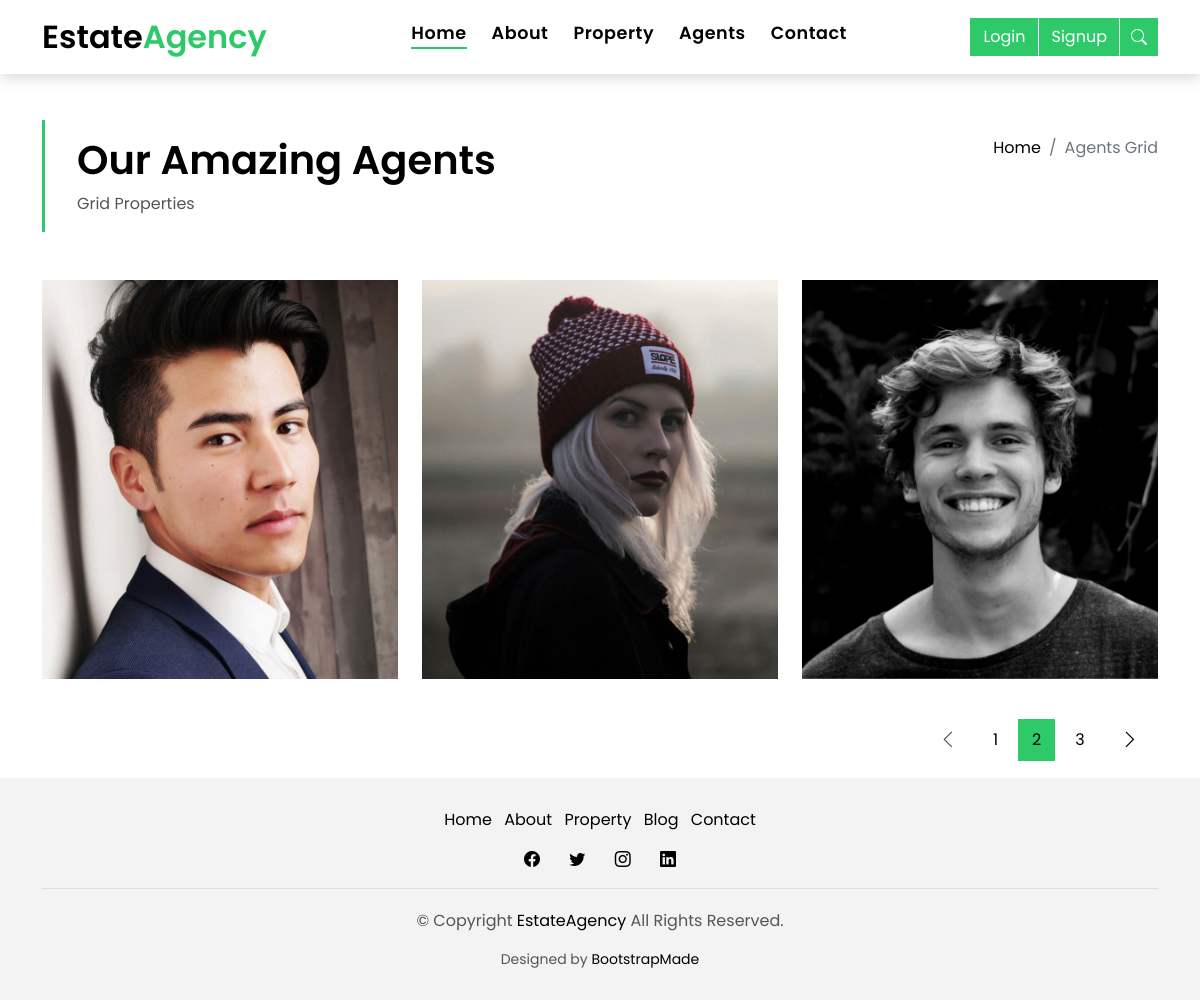
Before: /agents/ with the older database file.
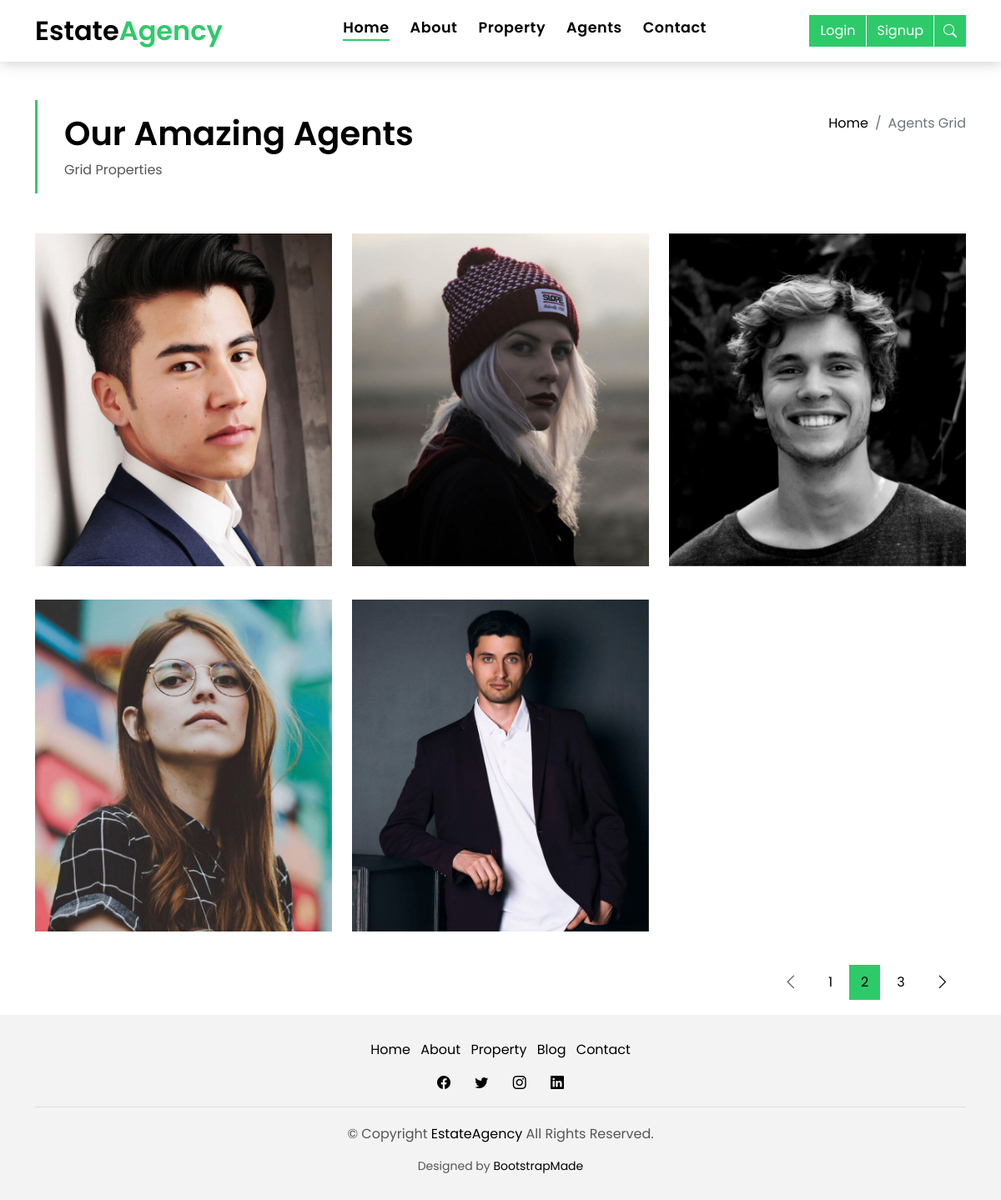
After: the same page with the newer database file.
### agents/models.py (models this page shows, shortened)
class Agent(models.Model):
    user = models.OneToOneField(
        User, on_delete=models.CASCADE, related_name='user')
    address = models.CharField(max_length=100)
    age = models.IntegerField(default=18, validators=[MinValueValidator(18)])
    bio = models.TextField()
    phone_number = models.CharField(max_length=20)
    profile_picture = models.ImageField(
        upload_to='images/profile_pictures/', null=True)
    slug = AutoSlugField(
        unique=True, always_update=True, populate_from='user')
    date_created = models.DateTimeField(auto_now_add=True)
    date_modified = models.DateTimeField(auto_now=True)
    @property
    def image_url(self):
        try:
            img = self.profile_picture.url
        except:
            img = ''
        return img

### agents/views.py (the view)
# urls.py: path('', views.agent_list_view, name='agent-list'),
def agent_list_view(request):
    agents = Agent.objects.all()
    context = {
        'agents': agents
    }
    return render(request, 'agents/agent-list.html', context)

### templates/agents/agent-list.html (shortened to what this page needs)
{% extends '../base.html' %}
{% load static %}
{% block content %}
<main id="main">
  <section class="intro-single">
    <div class="container">
      <div class="row">
        <div class="col-md-12 col-lg-8">
          <div class="title-single-box">
            <h1 class="title-single">Our Amazing Agents</h1>
            <span class="color-text-a">Grid Properties</span>
          </div>
        </div>
        <div class="col-md-12 col-lg-4">
          <nav aria-label="breadcrumb" class="breadcrumb-box d-flex justify-content-lg-end">
            <ol class="breadcrumb">
              <li class="breadcrumb-item">
                <a href="#">Home</a>
              </li>
              <li class="breadcrumb-item active" aria-current="page">
                Agents Grid
              </li>
            </ol>
          </nav>
        </div>
      </div>
    </div>
  </section>
  <section class="agents-grid grid">
    <div class="container">
      <div class="row">
        {% if agents %}
          {% for agent in agents %}
          <div class="col-md-4">
            <div class="card-box-d">
              <div class="card-img-d">
                <img src="{{ agent.image_url }}" alt="nothing" class="img-d img-fluid">
              </div>
              <div class="card-overlay card-overlay-hover">
                <div class="card-header-d">
                  <div class="card-title-d align-self-center">
                    <h3 class="title-d">
                      <a href="{% url 'agents:agent-detail' agent.slug %}" class="link-two">{{ agent.user.first_name }} {{ agent.user.last_name }}
                    </h3>
                  </div>
                </div>
                <div class="card-body-d">
                </div>
              </div>
            </div>
          </div>
          {% endfor %}
        {% else %}
        <p>No agent available.</p>
        {% endif %}
      </div>
      <div class="row">
        <div class="col-sm-12">
          <nav class="pagination-a">
            <ul class="pagination justify-content-end">
              <li class="page-item disabled">
                <a class="page-link" href="#" tabindex="-1">
                  <span class="bi bi-chevron-left"></span>
                </a>
              </li>
              <li class="page-item">
                <a class="page-link" href="#">1</a>
              </li>
              <li class="page-item active">
                <a class="page-link" href="#">2</a>
              </li>
              <li class="page-item">
                <a class="page-link" href="#">3</a>
              </li>
              <li class="page-item next">
                <a class="page-link" href="#">
                  <span class="bi bi-chevron-right"></span>
                </a>
              </li>
            </ul>
          </nav>
        </div>
      </div>
    </div>
  </section>
</main>
{% endblock content %}

Changed rows visible on the page:
added Agent: image_url (picture)
added Agent: image_url (picture)
